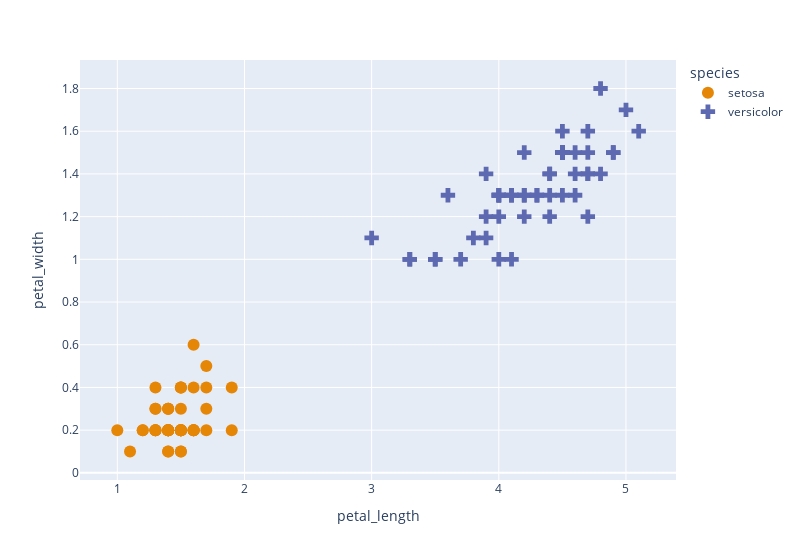

Source (notebook cell):
### Markdown cell above
This dataset is linearly separable:

### Code cell
fig = px.scatter(iris[iris["species"] != "virginica"], 
                 x = "petal_length",
                 y = "petal_width", 
                 color="species", 
                 symbol="species", symbol_sequence=[ "circle", "cross"])
fig.update_traces(marker=dict(size=12))
fig

### Figure 1 — Plotly figure (JSON) as saved in the notebook; plotly's stock layout.template omitted (floating-point values rounded to 4 significant figures)
{"data": [{"hovertemplate": "species=setosa<br>petal_length=%{x}<br>petal_width=%{y}<extra></extra>", "legendgroup": "setosa", "marker": {"color": "rgb(229, 134, 6)", "size": 12, "symbol": "circle"}, "mode": "markers", "name": "setosa", "orientation": "v", "showlegend": true, "type": "scatter", "x": [1.4, 1.4, 1.3, 1.5, 1.4, 1.7, 1.4, 1.5, 1.4, 1.5, 1.5, 1.6, 1.4, 1.1, 1.2, 1.5, 1.3, 1.4, 1.7, 1.5, 1.7, 1.5, 1, 1.7, 1.9, 1.6, 1.6, 1.5, 1.4, 1.6, 1.6, 1.5, 1.5, 1.4, 1.5, 1.2, 1.3, 1.4, 1.3, 1.5, 1.3, 1.3, 1.3, 1.6, 1.9, 1.4, 1.6, 1.4, 1.5, 1.4], "xaxis": "x", "y": [0.2, 0.2, 0.2, 0.2, 0.2, 0.4, 0.3, 0.2, 0.2, 0.1, 0.2, 0.2, 0.1, 0.1, 0.2, 0.4, 0.4, 0.3, 0.3, 0.3, 0.2, 0.4, 0.2, 0.5, 0.2, 0.2, 0.4, 0.2, 0.2, 0.2, 0.2, 0.4, 0.1, 0.2, 0.2, 0.2, 0.2, 0.1, 0.2, 0.2, 0.3, 0.3, 0.2, 0.6, 0.4, 0.3, 0.2, 0.2, 0.2, 0.2], "yaxis": "y"}, {"hovertemplate": "species=versicolor<br>petal_length=%{x}<br>petal_width=%{y}<extra></extra>", "legendgroup": "versicolor", "marker": {"color": "rgb(93, 105, 177)", "size": 12, "symbol": "cross"}, "mode": "markers", "name": "versicolor", "orientation": "v", "showlegend": true, "type": "scatter", "x": [4.7, 4.5, 4.9, 4, 4.6, 4.5, 4.7, 3.3, 4.6, 3.9, 3.5, 4.2, 4, 4.7, 3.6, 4.4, 4.5, 4.1, 4.5, 3.9, 4.8, 4, 4.9, 4.7, 4.3, 4.4, 4.8, 5, 4.5, 3.5, 3.8, 3.7, 3.9, 5.1, 4.5, 4.5, 4.7, 4.4, 4.1, 4, 4.4, 4.6, 4, 3.3, 4.2, 4.2, 4.2, 4.3, 3, 4.1], "xaxis": "x", "y": [1.4, 1.5, 1.5, 1.3, 1.5, 1.3, 1.6, 1, 1.3, 1.4, 1, 1.5, 1, 1.4, 1.3, 1.4, 1.5, 1, 1.5, 1.1, 1.8, 1.3, 1.5, 1.2, 1.3, 1.4, 1.4, 1.7, 1.5, 1, 1.1, 1, 1.2, 1.6, 1.5, 1.6, 1.5, 1.3, 1.3, 1.3, 1.2, 1.4, 1.2, 1, 1.3, 1.2, 1.3, 1.3, 1.1, 1.3], "yaxis": "y"}], "layout": {"legend": {"title": {"text": "species"}, "tracegroupgap": 0}, "margin": {"t": 60}, "width": 800, "xaxis": {"anchor": "y", "domain": [0, 1], "title": {"text": "petal_length"}}, "yaxis": {"anchor": "x", "domain": [0, 1], "title": {"text": "petal_width"}}}}
